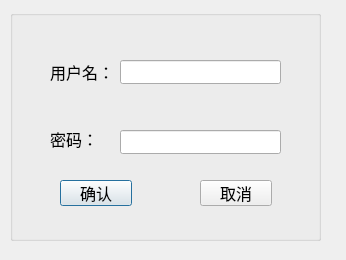
<?xml version="1.0" encoding="UTF-8"?>
<ui version="4.0">
 <class>Dialog</class>
 <widget class="QDialog" name="Dialog">
  <property name="enabled">
   <bool>true</bool>
  </property>
  <property name="geometry">
   <rect>
    <x>0</x>
    <y>0</y>
    <width>346</width>
    <height>260</height>
   </rect>
  </property>
  <property name="font">
   <font>
    <family>Arial</family>
    <pointsize>12</pointsize>
   </font>
  </property>
  <property name="windowTitle">
   <string>Dialog</string>
  </property>
  <widget class="QGroupBox" name="groupBox">
   <property name="geometry">
    <rect>
     <x>10</x>
     <y>10</y>
     <width>311</width>
     <height>231</height>
    </rect>
   </property>
   <property name="title">
    <string/>
   </property>
   <widget class="QLabel" name="lbUserName">
    <property name="geometry">
     <rect>
      <x>40</x>
      <y>50</y>
      <width>64</width>
      <height>24</height>
     </rect>
    </property>
    <property name="font">
     <font>
      <family>Arial</family>
     </font>
    </property>
    <property name="text">
     <string>用户名：</string>
    </property>
   </widget>
   <widget class="QLabel" name="lbPasswd">
    <property name="enabled">
     <bool>true</bool>
    </property>
    <property name="geometry">
     <rect>
      <x>40</x>
      <y>120</y>
      <width>48</width>
      <height>18</height>
     </rect>
    </property>
    <property name="font">
     <font>
      <family>Arial</family>
      <pointsize>12</pointsize>
     </font>
    </property>
    <property name="contextMenuPolicy">
     <enum>Qt::DefaultContextMenu</enum>
    </property>
    <property name="locale">
     <locale language="Chinese" country="China"/>
    </property>
    <property name="text">
     <string>密码：</string>
    </property>
   </widget>
   <widget class="QPushButton" name="btOk">
    <property name="geometry">
     <rect>
      <x>50</x>
      <y>170</y>
      <width>72</width>
      <height>26</height>
     </rect>
    </property>
    <property name="font">
     <font>
      <family>Arial</family>
     </font>
    </property>
    <property name="text">
     <string>确认</string>
    </property>
   </widget>
   <widget class="QPushButton" name="btCancel">
    <property name="geometry">
     <rect>
      <x>190</x>
      <y>170</y>
      <width>72</width>
      <height>26</height>
     </rect>
    </property>
    <property name="font">
     <font>
      <family>Arial</family>
     </font>
    </property>
    <property name="text">
     <string>取消</string>
    </property>
   </widget>
   <widget class="QLineEdit" name="edPasswd">
    <property name="geometry">
     <rect>
      <x>110</x>
      <y>120</y>
      <width>161</width>
      <height>24</height>
     </rect>
    </property>
    <property name="inputMethodHints">
     <set>Qt::ImhNone</set>
    </property>
   </widget>
   <widget class="QLineEdit" name="edUserName">
    <property name="geometry">
     <rect>
      <x>110</x>
      <y>50</y>
      <width>161</width>
      <height>24</height>
     </rect>
    </property>
    <property name="font">
     <font>
      <family>Arial</family>
     </font>
    </property>
   </widget>
  </widget>
 </widget>
 <resources/>
 <connections/>
</ui>
